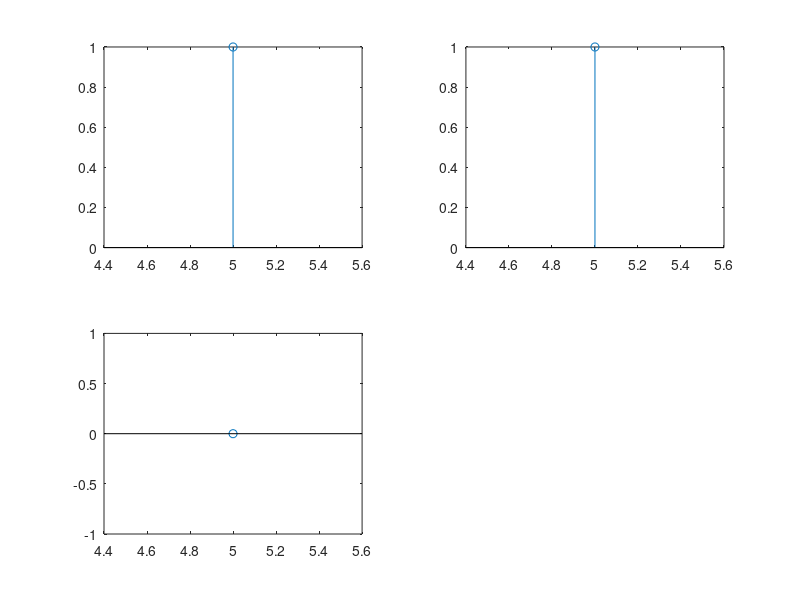

This figure's MATLAB source:
clc;
clear;
close all;

n1 = input('Enter alue of n1 : ');
n2 = input('Enter alue of n2 : ');
n0 = input('Enter alue of n0 : ');

range = n2 - n1;
x = n1:n2;
unit_impulse = [zeros(1,abs(n0-n1)) ones(1,1) zeros(1,n2-n0)];

figure(1);
subplot(2,2,1);
stem(x,unit_impulse);

unit_step = [zeros(1,abs(n0-n1)) ones(1,n2-n0+1)];
subplot(2,2,2);
stem(x,unit_step);

ramp = [zeros(1,abs(n0-n1)) 0:n2-n0];
subplot(2,2,3);
stem(x,ramp);
